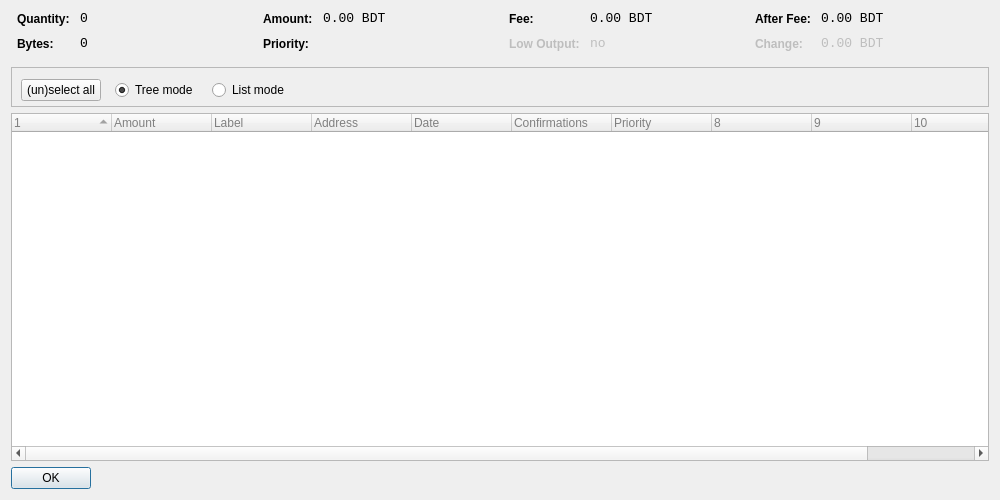
<?xml version="1.0" encoding="UTF-8"?>
<ui version="4.0">
 <class>CoinControlDialog</class>
 <widget class="QDialog" name="CoinControlDialog">
  <property name="geometry">
   <rect>
    <x>0</x>
    <y>0</y>
    <width>1000</width>
    <height>500</height>
   </rect>
  </property>
  <property name="windowTitle">
   <string>Coin Control</string>
  </property>
  <layout class="QVBoxLayout" name="verticalLayout">
   <item>
    <layout class="QHBoxLayout" name="horizontalLayoutTop" stretch="0,0,0,0">
     <property name="topMargin">
      <number>0</number>
     </property>
     <property name="bottomMargin">
      <number>10</number>
     </property>
     <item>
      <layout class="QFormLayout" name="formLayoutCoinControl1">
       <property name="horizontalSpacing">
        <number>10</number>
       </property>
       <property name="verticalSpacing">
        <number>10</number>
       </property>
       <property name="leftMargin">
        <number>6</number>
       </property>
       <property name="rightMargin">
        <number>6</number>
       </property>
       <item row="0" column="0">
        <widget class="QLabel" name="labelCoinControlQuantityText">
         <property name="styleSheet">
          <string notr="true">font-weight:bold;</string>
         </property>
         <property name="text">
          <string>Quantity:</string>
         </property>
        </widget>
       </item>
       <item row="0" column="1">
        <widget class="QLabel" name="labelCoinControlQuantity">
         <property name="font">
          <font>
           <family>Monospace</family>
           <pointsize>10</pointsize>
          </font>
         </property>
         <property name="cursor">
          <cursorShape>IBeamCursor</cursorShape>
         </property>
         <property name="contextMenuPolicy">
          <enum>Qt::ActionsContextMenu</enum>
         </property>
         <property name="text">
          <string notr="true">0</string>
         </property>
         <property name="textInteractionFlags">
          <set>Qt::LinksAccessibleByMouse|Qt::TextSelectableByKeyboard|Qt::TextSelectableByMouse</set>
         </property>
        </widget>
       </item>
       <item row="1" column="0">
        <widget class="QLabel" name="labelCoinControlBytesText">
         <property name="styleSheet">
          <string notr="true">font-weight:bold;</string>
         </property>
         <property name="text">
          <string>Bytes:</string>
         </property>
        </widget>
       </item>
       <item row="1" column="1">
        <widget class="QLabel" name="labelCoinControlBytes">
         <property name="font">
          <font>
           <family>Monospace</family>
           <pointsize>10</pointsize>
          </font>
         </property>
         <property name="cursor">
          <cursorShape>IBeamCursor</cursorShape>
         </property>
         <property name="contextMenuPolicy">
          <enum>Qt::ActionsContextMenu</enum>
         </property>
         <property name="text">
          <string notr="true">0</string>
         </property>
         <property name="textInteractionFlags">
          <set>Qt::LinksAccessibleByMouse|Qt::TextSelectableByKeyboard|Qt::TextSelectableByMouse</set>
         </property>
        </widget>
       </item>
      </layout>
     </item>
     <item>
      <layout class="QFormLayout" name="formLayoutCoinControl2">
       <property name="horizontalSpacing">
        <number>10</number>
       </property>
       <property name="verticalSpacing">
        <number>10</number>
       </property>
       <property name="leftMargin">
        <number>6</number>
       </property>
       <property name="rightMargin">
        <number>6</number>
       </property>
       <item row="0" column="0">
        <widget class="QLabel" name="labelCoinControlAmountText">
         <property name="styleSheet">
          <string notr="true">font-weight:bold;</string>
         </property>
         <property name="text">
          <string>Amount:</string>
         </property>
        </widget>
       </item>
       <item row="0" column="1">
        <widget class="QLabel" name="labelCoinControlAmount">
         <property name="font">
          <font>
           <family>Monospace</family>
           <pointsize>10</pointsize>
          </font>
         </property>
         <property name="cursor">
          <cursorShape>IBeamCursor</cursorShape>
         </property>
         <property name="contextMenuPolicy">
          <enum>Qt::ActionsContextMenu</enum>
         </property>
         <property name="text">
          <string notr="true">0.00 BDT</string>
         </property>
         <property name="textInteractionFlags">
          <set>Qt::LinksAccessibleByMouse|Qt::TextSelectableByKeyboard|Qt::TextSelectableByMouse</set>
         </property>
        </widget>
       </item>
       <item row="1" column="0">
        <widget class="QLabel" name="labelCoinControlPriorityText">
         <property name="styleSheet">
          <string notr="true">font-weight:bold;</string>
         </property>
         <property name="text">
          <string>Priority:</string>
         </property>
        </widget>
       </item>
       <item row="1" column="1">
        <widget class="QLabel" name="labelCoinControlPriority">
         <property name="font">
          <font>
           <family>Monospace</family>
           <pointsize>10</pointsize>
          </font>
         </property>
         <property name="cursor">
          <cursorShape>IBeamCursor</cursorShape>
         </property>
         <property name="contextMenuPolicy">
          <enum>Qt::ActionsContextMenu</enum>
         </property>
         <property name="text">
          <string/>
         </property>
         <property name="textInteractionFlags">
          <set>Qt::LinksAccessibleByMouse|Qt::TextSelectableByKeyboard|Qt::TextSelectableByMouse</set>
         </property>
        </widget>
       </item>
      </layout>
     </item>
     <item>
      <layout class="QFormLayout" name="formLayoutCoinControl3">
       <property name="horizontalSpacing">
        <number>10</number>
       </property>
       <property name="verticalSpacing">
        <number>10</number>
       </property>
       <property name="leftMargin">
        <number>6</number>
       </property>
       <property name="rightMargin">
        <number>6</number>
       </property>
       <item row="0" column="0">
        <widget class="QLabel" name="labelCoinControlFeeText">
         <property name="styleSheet">
          <string notr="true">font-weight:bold;</string>
         </property>
         <property name="text">
          <string>Fee:</string>
         </property>
        </widget>
       </item>
       <item row="0" column="1">
        <widget class="QLabel" name="labelCoinControlFee">
         <property name="font">
          <font>
           <family>Monospace</family>
           <pointsize>10</pointsize>
          </font>
         </property>
         <property name="cursor">
          <cursorShape>IBeamCursor</cursorShape>
         </property>
         <property name="contextMenuPolicy">
          <enum>Qt::ActionsContextMenu</enum>
         </property>
         <property name="text">
          <string notr="true">0.00 BDT</string>
         </property>
         <property name="textInteractionFlags">
          <set>Qt::LinksAccessibleByMouse|Qt::TextSelectableByKeyboard|Qt::TextSelectableByMouse</set>
         </property>
        </widget>
       </item>
       <item row="1" column="0">
        <widget class="QLabel" name="labelCoinControlLowOutputText">
         <property name="enabled">
          <bool>false</bool>
         </property>
         <property name="styleSheet">
          <string notr="true">font-weight:bold;</string>
         </property>
         <property name="text">
          <string>Low Output:</string>
         </property>
        </widget>
       </item>
       <item row="1" column="1">
        <widget class="QLabel" name="labelCoinControlLowOutput">
         <property name="enabled">
          <bool>false</bool>
         </property>
         <property name="font">
          <font>
           <family>Monospace</family>
           <pointsize>10</pointsize>
          </font>
         </property>
         <property name="cursor">
          <cursorShape>IBeamCursor</cursorShape>
         </property>
         <property name="contextMenuPolicy">
          <enum>Qt::ActionsContextMenu</enum>
         </property>
         <property name="text">
          <string notr="true">no</string>
         </property>
         <property name="textInteractionFlags">
          <set>Qt::LinksAccessibleByMouse|Qt::TextSelectableByKeyboard|Qt::TextSelectableByMouse</set>
         </property>
        </widget>
       </item>
      </layout>
     </item>
     <item>
      <layout class="QFormLayout" name="formLayoutCoinControl4">
       <property name="horizontalSpacing">
        <number>10</number>
       </property>
       <property name="verticalSpacing">
        <number>10</number>
       </property>
       <property name="leftMargin">
        <number>6</number>
       </property>
       <property name="rightMargin">
        <number>6</number>
       </property>
       <item row="0" column="0">
        <widget class="QLabel" name="labelCoinControlAfterFeeText">
         <property name="styleSheet">
          <string notr="true">font-weight:bold;</string>
         </property>
         <property name="text">
          <string>After Fee:</string>
         </property>
        </widget>
       </item>
       <item row="0" column="1">
        <widget class="QLabel" name="labelCoinControlAfterFee">
         <property name="font">
          <font>
           <family>Monospace</family>
           <pointsize>10</pointsize>
          </font>
         </property>
         <property name="cursor">
          <cursorShape>IBeamCursor</cursorShape>
         </property>
         <property name="contextMenuPolicy">
          <enum>Qt::ActionsContextMenu</enum>
         </property>
         <property name="text">
          <string notr="true">0.00 BDT</string>
         </property>
         <property name="textInteractionFlags">
          <set>Qt::LinksAccessibleByMouse|Qt::TextSelectableByKeyboard|Qt::TextSelectableByMouse</set>
         </property>
        </widget>
       </item>
       <item row="1" column="0">
        <widget class="QLabel" name="labelCoinControlChangeText">
         <property name="enabled">
          <bool>false</bool>
         </property>
         <property name="styleSheet">
          <string notr="true">font-weight:bold;</string>
         </property>
         <property name="text">
          <string>Change:</string>
         </property>
        </widget>
       </item>
       <item row="1" column="1">
        <widget class="QLabel" name="labelCoinControlChange">
         <property name="enabled">
          <bool>false</bool>
         </property>
         <property name="font">
          <font>
           <family>Monospace</family>
           <pointsize>10</pointsize>
          </font>
         </property>
         <property name="cursor">
          <cursorShape>IBeamCursor</cursorShape>
         </property>
         <property name="contextMenuPolicy">
          <enum>Qt::ActionsContextMenu</enum>
         </property>
         <property name="text">
          <string notr="true">0.00 BDT</string>
         </property>
         <property name="textInteractionFlags">
          <set>Qt::LinksAccessibleByMouse|Qt::TextSelectableByKeyboard|Qt::TextSelectableByMouse</set>
         </property>
        </widget>
       </item>
      </layout>
     </item>
    </layout>
   </item>
   <item>
    <widget class="QFrame" name="frame">
     <property name="minimumSize">
      <size>
       <width>182</width>
       <height>40</height>
      </size>
     </property>
     <property name="frameShape">
      <enum>QFrame::StyledPanel</enum>
     </property>
     <property name="frameShadow">
      <enum>QFrame::Sunken</enum>
     </property>
     <widget class="QWidget" name="horizontalLayoutWidget">
      <property name="geometry">
       <rect>
        <x>10</x>
        <y>0</y>
        <width>781</width>
        <height>47</height>
       </rect>
      </property>
      <layout class="QHBoxLayout" name="horizontalLayoutPanel" stretch="0,0,0,0">
       <property name="spacing">
        <number>14</number>
       </property>
       <item>
        <widget class="QPushButton" name="pushButtonSelectAll">
         <property name="sizePolicy">
          <sizepolicy hsizetype="Maximum" vsizetype="Fixed">
           <horstretch>0</horstretch>
           <verstretch>0</verstretch>
          </sizepolicy>
         </property>
         <property name="text">
          <string>(un)select all</string>
         </property>
        </widget>
       </item>
       <item>
        <widget class="QRadioButton" name="radioTreeMode">
         <property name="sizePolicy">
          <sizepolicy hsizetype="Maximum" vsizetype="Fixed">
           <horstretch>0</horstretch>
           <verstretch>0</verstretch>
          </sizepolicy>
         </property>
         <property name="text">
          <string>Tree mode</string>
         </property>
         <property name="checked">
          <bool>true</bool>
         </property>
        </widget>
       </item>
       <item>
        <widget class="QRadioButton" name="radioListMode">
         <property name="sizePolicy">
          <sizepolicy hsizetype="Maximum" vsizetype="Fixed">
           <horstretch>0</horstretch>
           <verstretch>0</verstretch>
          </sizepolicy>
         </property>
         <property name="text">
          <string>List mode</string>
         </property>
        </widget>
       </item>
       <item>
        <spacer name="horizontalSpacer">
         <property name="orientation">
          <enum>Qt::Horizontal</enum>
         </property>
         <property name="sizeHint" stdset="0">
          <size>
           <width>40</width>
           <height>20</height>
          </size>
         </property>
        </spacer>
       </item>
      </layout>
     </widget>
    </widget>
   </item>
   <item>
    <widget class="CoinControlTreeWidget" name="treeWidget">
     <property name="contextMenuPolicy">
      <enum>Qt::CustomContextMenu</enum>
     </property>
     <property name="styleSheet">
      <string notr="true">QFrame {
	color: grey;

}</string>
     </property>
     <property name="sortingEnabled">
      <bool>false</bool>
     </property>
     <property name="columnCount">
      <number>11</number>
     </property>
     <attribute name="headerShowSortIndicator" stdset="0">
      <bool>true</bool>
     </attribute>
     <attribute name="headerStretchLastSection">
      <bool>false</bool>
     </attribute>
     <column>
      <property name="text">
       <string/>
      </property>
     </column>
     <column>
      <property name="text">
       <string>Amount</string>
      </property>
     </column>
     <column>
      <property name="text">
       <string>Label</string>
      </property>
     </column>
     <column>
      <property name="text">
       <string>Address</string>
      </property>
     </column>
     <column>
      <property name="text">
       <string>Date</string>
      </property>
     </column>
     <column>
      <property name="text">
       <string>Confirmations</string>
      </property>
      <property name="toolTip">
       <string>Confirmed</string>
      </property>
     </column>
     <column>
      <property name="text">
       <string>Priority</string>
      </property>
     </column>
     <column>
      <property name="text">
       <string/>
      </property>
     </column>
     <column>
      <property name="text">
       <string/>
      </property>
     </column>
     <column>
      <property name="text">
       <string/>
      </property>
     </column>
     <column>
      <property name="text">
       <string/>
      </property>
     </column>
    </widget>
   </item>
   <item>
    <widget class="QDialogButtonBox" name="buttonBox">
     <property name="sizePolicy">
      <sizepolicy hsizetype="Maximum" vsizetype="Fixed">
       <horstretch>0</horstretch>
       <verstretch>0</verstretch>
      </sizepolicy>
     </property>
     <property name="orientation">
      <enum>Qt::Horizontal</enum>
     </property>
     <property name="standardButtons">
      <set>QDialogButtonBox::Ok</set>
     </property>
    </widget>
   </item>
  </layout>
 </widget>
 <customwidgets>
  <customwidget>
   <class>CoinControlTreeWidget</class>
   <extends>QTreeWidget</extends>
   <header>coincontroltreewidget.h</header>
  </customwidget>
 </customwidgets>
 <resources/>
 <connections/>
</ui>
